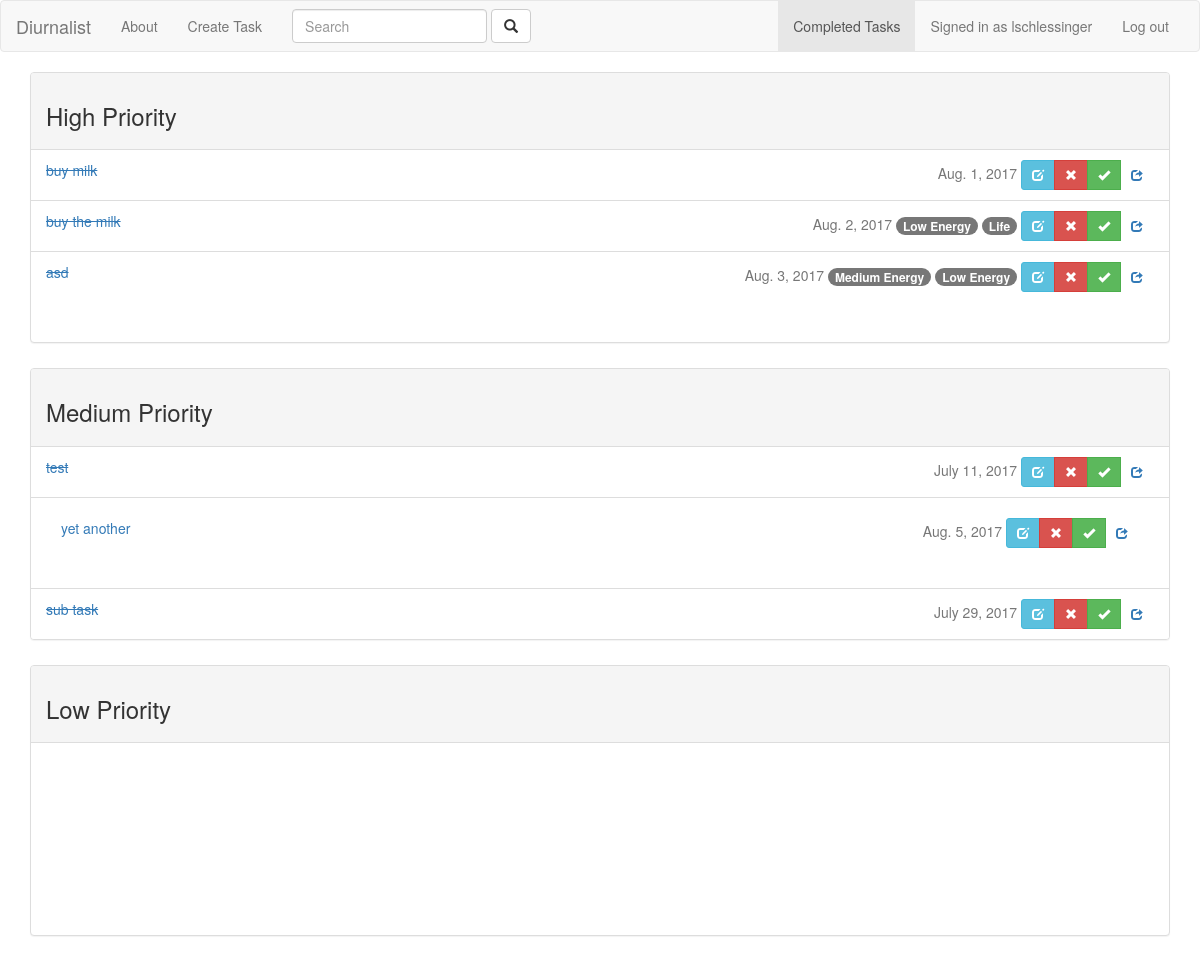
Screenshot of /tasks/tasks/completed (signed in) with the database file from the repository.
### tasks/models.py (models this page shows, shortened)
class Task(models.Model):
    HIGH_PRIORITY = 'H'
    MEDIUM_PRIORITY = 'M'
    LOW_PRIORITY = 'L'
    PRIORITY_LEVELS = (
        (HIGH_PRIORITY, 'High Priority'),
        (MEDIUM_PRIORITY, 'Medium Priority'),
        (LOW_PRIORITY, 'Low Priority'),
    )
    title = models.CharField(max_length=200, help_text="Enter a task name")
    due_date = models.DateField(help_text="Enter a due date")
    position = models.PositiveIntegerField()
    priority = models.CharField(max_length=1, choices=PRIORITY_LEVELS, default=MEDIUM_PRIORITY,
                                help_text="Enter a priority level")
    created_by = models.ForeignKey(settings.AUTH_USER_MODEL)
    created_at = models.DateTimeField(auto_now_add=True)
    updated_at = models.DateTimeField(auto_now=True)
    done = models.BooleanField(default=False)
    notes = models.TextField(null=True, blank=True, help_text="Enter task notes")
    context_tags = models.ManyToManyField('ContextTag', null=True, blank=True)
    parent_task = models.ForeignKey("self", null=True, blank=True)
    done_at = models.DateTimeField(null=True, blank=True)
    class Meta:
        ordering = ["priority", "parent_task__id", "position"]
    def get_subtasks(self):
        if not self.parent_task:
            return Task.objects.all().filter(parent_task=self)
        return None
    def get_absolute_url(self):
        return reverse('task-detail', args=[str(self.id)])

class ContextTag(models.Model):
    type = models.CharField(max_length=50)
    name = models.CharField(max_length=50)
    created_by = models.ForeignKey(settings.AUTH_USER_MODEL)
    created_at = models.DateTimeField(auto_now_add=True)
    updated_at = models.DateTimeField(auto_now=True)
    class Meta:
        ordering = ["type"]
    def __str__(self):
        return '%s' % (self.name)

### tasks/views.py (the view)
class TaskDoneListView(LoginRequiredMixin, generic.ListView):
    model = Task
    paginate_by = 20
    context_object_name = 'task_list'
    template_name = 'tasks/task_list.html'
    def get_context_data(self, **kwargs):
        context = super(TaskDoneListView, self).get_context_data(**kwargs)
        context['active_item'] = 'tasks_completed'
        context['high_priority_tasks'] = Task.objects.filter(created_by=self.request.user, priority=Task.HIGH_PRIORITY,
                                                             parent_task=None, done=True)
        context['medium_priority_tasks'] = Task.objects.filter(created_by=self.request.user,
                                                               priority=Task.MEDIUM_PRIORITY, parent_task=None,
                                                               done=True)
        context['low_priority_tasks'] = Task.objects.filter(created_by=self.request.user, priority=Task.LOW_PRIORITY,
                                                            parent_task=None, done=True)
        return context
    def get_queryset(self):
        return Task.objects.filter(created_by=self.request.user, parent_task=None)

### tasks/templates/tasks/task_list.html
{% extends "base.html" %}
{% block content %}
    <div class="container">
        <section id="grid">
            {% if not low_priority_tasks and not medium_priority_tasks and not high_priority_tasks %}
                <p>You have not created any tasks yet.</p>
            {% else %}
                {% include "tasks/task_priority_section.html" with tasks_subset=high_priority_tasks priority_level="High Priority" %}
                {% include "tasks/task_priority_section.html" with tasks_subset=medium_priority_tasks priority_level="Medium Priority" %}
                {% include "tasks/task_priority_section.html" with tasks_subset=low_priority_tasks priority_level="Low Priority" %}
            {% endif %}
        </section>
    </div>
{% endblock %}

### templates/base.html (shortened to what this page needs)
<!DOCTYPE html>
<html lang="en">
<head>
    <link rel="stylesheet" href="https://maxcdn.bootstrapcdn.com/bootstrap/3.3.7/css/bootstrap.min.css">
    {% load static %}
    <link rel="stylesheet" href="{% static 'css/main.css' %}" />
</head>
<body>
  {% block navbar %}
      <nav class="navbar navbar-default">
        <div class="container-fluid">
        <div class="navbar-header">
          <a class="navbar-brand" href="{% url 'main' %}">Diurnalist</a>
        </div>
        <div class="collapse navbar-collapse" id="bs-example-navbar-collapse-1">
          <ul class="nav navbar-nav">
            <li class="{% if active_item == 'about' %}active{% endif %}"><a href="{% url 'about' %}">About</a></li>
            {% if user.is_authenticated %}
                <li class="{% if active_item == 'create_task' %}active{% endif %}"><a href="{% url 'task_create' %}">Create Task</a></li>
                <li>
                    <form action="{% url 'task_search' %}" class="navbar-form navbar-left" role="search" method="get">
                        <div class="form-group">
                            <input name="query" id="id_query" type="text" class="form-control" placeholder="Search">
                        </div>
                        <button class="btn btn-default" type="submit">
                            <i class="glyphicon glyphicon-search"></i>
                        </button>
                    </form>
                </li>
            {% endif %}
          </ul>
          <ul class="nav navbar-nav navbar-right">
              {% if user.is_authenticated %}
                  <li class="{% if active_item == 'tasks_completed' %}active{% endif %}"><a href="{% url 'tasks_completed' %}">Completed Tasks</a></li>
                  <li><p class="navbar-text">Signed in as <a href="{% url 'profile_main_page' %}" class="navbar-link">{{ user.username }}</a></p></li>
                  <li><a href="{% url 'logout' %}">Log out</a></li>
              {% else %}
                  <li><a href="{% url 'login' %}">Log in</a></li>
                  <li><a href="{% url 'registration_register' %}">Create Account</a></li>
              {% endif %}
          </ul>
        </div>
        </div>
      </nav>
  {% endblock %}
  {% block content %}{% endblock %}
</body>
</html>

### tasks/templates/tasks/task_priority_section.html
<section class="panel panel-default">
    <div class="panel-heading"><h3>{{ priority_level }}</h3></div>
    {% if tasks_subset %}
        <ol class="list-group">
            {% for task in tasks_subset %}
                <li class="list-group-item clearfix">
                    {% include "tasks/task_item.html" with task=task %}
                    {% if task.get_subtasks %}
                        <li class="list-group-item clearfix">
                            <ol class="list-group">
                                {% for subtask in task.get_subtasks %}
                                    <li class="list-group-item clearfix">
                                        {% include "tasks/task_item.html" with task=subtask %}
                                    </li>
                                {% endfor %}
                            </ol>
                        </li>
                    {% endif %}
                </li>
            {% endfor %}
        </ol>
    {% endif %}
</section>

### tasks/templates/tasks/task_item.html
<a href="{{ task.get_absolute_url }}">
    {% if task.done %}
        <s>{{ task.title }}</s>
    {% else %}
        {{ task.title }}
    {% endif %}
</a>
<span class="pull-right">
    <span class="text-muted">{{ task.due_date }}</span>
    {% for tag in task.context_tags.all %}
        <span class="badge">{{ tag }}</span>
    {% endfor %}
    {% include "tasks/task_action_buttons.html" with task=task %}
</span>

### tasks/templates/tasks/task_action_buttons.html (shortened to what this page needs)
<div class="btn-group" role="group">
    <a href="{% url "task_update" task.id %}" class="btn btn-sm btn-info">
        <span class="glyphicon glyphicon-edit"></span>
    </a>
    <a href="{% url "task_delete" task.id %}" class="btn btn-sm btn-danger delete-btn">
        <span class="glyphicon glyphicon-remove"></span>
    </a>
    <a href="{% url "task_done" task.id %}" class="btn btn-sm btn-success done-btn">
        <span class="glyphicon glyphicon-ok"></span>
    </a>
    <a type="button" class="btn btn-sm" data-toggle="modal" data-target="#share-task-modal"
            data-task-id="{{ task.id }}">
        <span class="glyphicon glyphicon-share"></span>
    </a>
</div>

### tasks/static/css/main.css (style rules this page uses)
#grid { display: grid; grid-template-rows: repeat(3, minmax(100px, 1fr)); grid-gap: 5px 5px; }
#grid section { background-color: #fff; }

### rows the page displays
Task: title "buy milk", due_date "Aug. 1, 2017"
Task: title "buy the milk", due_date "Aug. 2, 2017"
ContextTag: name "Low Energy"
ContextTag: name "Life"
Task: title "asd", due_date "Aug. 3, 2017"
ContextTag: name "Medium Energy"
Task: title "test", due_date "July 11, 2017"
Task: title "yet another", due_date "Aug. 5, 2017"
Task: title "sub task", due_date "July 29, 2017"

### other values shown
{{ user.username }} "lschlessinger"
{{ priority_level }} "High Priority Medium Priority Low Priority"
